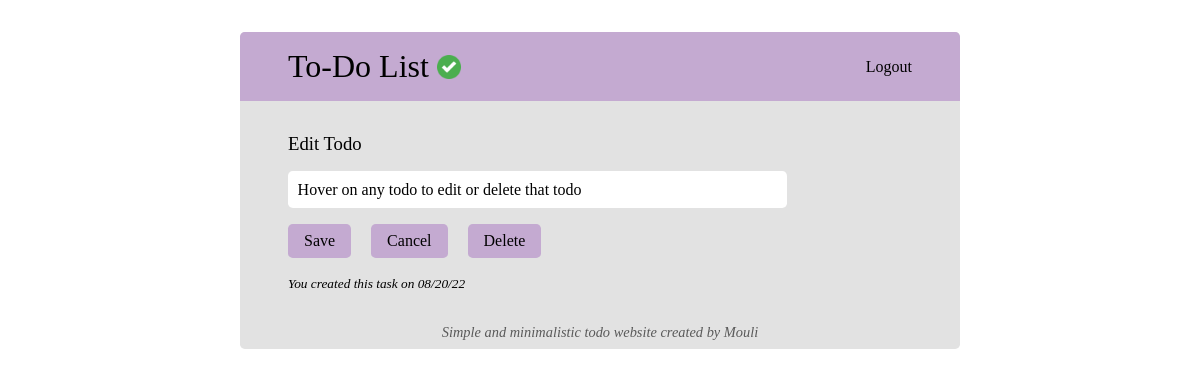
The page /Edit/55 on the database its author committed.
### todos/models.py (models this page shows, shortened)
class Todo(models.Model):
    user = models.ForeignKey(User, on_delete=models.CASCADE)
    todo=models.CharField(max_length=200)
    description=models.TextField(blank=True, null=True)
    completed =models.BooleanField(default=False)
    created_at = models.DateTimeField(default=datetime.now)

### todos/views.py (the view)
# urls.py: path('Edit/<int:Todo_id>', views.Edit, name="Edit"),
def Edit(request, Todo_id):
    return render(request, 'Edit.html', {'populate':Task.objects.get(id=Todo_id)})

### Templates/Edit.html (shortened to what this page needs)
{% load static %}
<!DOCTYPE html>
<html lang="en">
  <head>
    <link rel="stylesheet" href="{% static '/Css/Home.css' %}" />
  </head>
  <body>
    <div class="Container">
      <div class="Header">
        <h1>
          To-Do List
          <img src="{% static '/Images/Favicon.png' %}" alt="" />
        </h1>
        <div class="Flex moregap">
          <a href="{% url 'Logout' %}">Logout</a>
        </div>
      </div>
      <div class="Body">
        <h3 class="Flex">
          Edit Todo
        </h3>
        <form
          class="Addtodo"
          action="{% url 'Updatetodo' populate.id %}"
          method="POST"
        >
          <input
            class="Strech"
            type="text"
            name="updatetask"
            value="{{populate.todo}}"
            placeholder="Add a todo and press enter"
          />
          <button type="submit">Save</button>
          <a href="{% url 'Todo' %}"><button type="button">Cancel</button></a>
          <a href="{% url 'Deletetodo' populate.id%}"
            ><button type="button">Delete</button></a
          >
          <p>
            <small><i>You created this task on {{populate.created_at | date:"m/j/y"}}</i></small>
          </p>
        </form>
      </div>
      <div class="Footer">
        <p><i>Simple and minimalistic todo website created by Mouli</i></p>
      </div>
    </div>
  </body>
</html>

### Static/Css/Home.css (style rules this page uses)
:root { --White: #ffffff; --Black: #000000; --Primary-purple: #c4aad1; --Background-grey: #e2e2e2; --Placeholder-grey: #d9d9d9; }
* { margin: 0; padding: 0; border-radius: 0.3rem; box-sizing: border-box; font-family: montserrat medium; }
h1, h2, h3, h4, h5, h6 { font-weight: 100; }
h3 { margin: 1rem 0; }
input { width: 30ch; border: none; outline: none; display: block; font-size: 1rem; padding: 0.6rem; }
::placeholder { font-size: 1rem; color: var(--Placeholder-grey); }
img { width: 1.5rem; height: 1.5rem; margin: -0.1rem 0; }
.Container { width: 60vw; max-width: 80vw; margin: 2rem auto; background-color: var(--Background-grey); }
.Container .Header { display: flex; gap: 1rem; flex-wrap: wrap; align-items: center; padding: 1rem 3rem; border-radius: 0.3rem 0.3rem 0 0; justify-content: space-between; background-color: var(--Primary-purple); }
.Container a { text-decoration: none; color: var(--Black); }
.Container .Body { padding: 1rem 3rem; max-height: 70vh; overflow: auto; border-radius: 0; }
button { border: none; font-size: 1rem; cursor: pointer; margin: 1rem 0; margin-right: 1rem; padding: 0.5rem 1rem; background-color: var(--Primary-purple); }
.Addtodo { margin: 0.5rem 0; }
.Addtodo input { margin: 0; }
.Footer { text-align: center; padding: 0.5rem 3rem; font-size: 0.9rem; border-radius: 0 0 0.3rem 0.3rem; opacity: 0.6; }
.Strech { flex-grow: 2; width: 80%; }
.Flex { display: flex; gap: 0.5rem; align-items: center; }
.moregap { gap: 1rem; }
@media screen and (max-width: 1400px) { .Container { width: 60vw; } }

### rows shown on the page
Todo: updatetask "Hover on any todo to edit or delete that todo", created_at "08/20/22"
